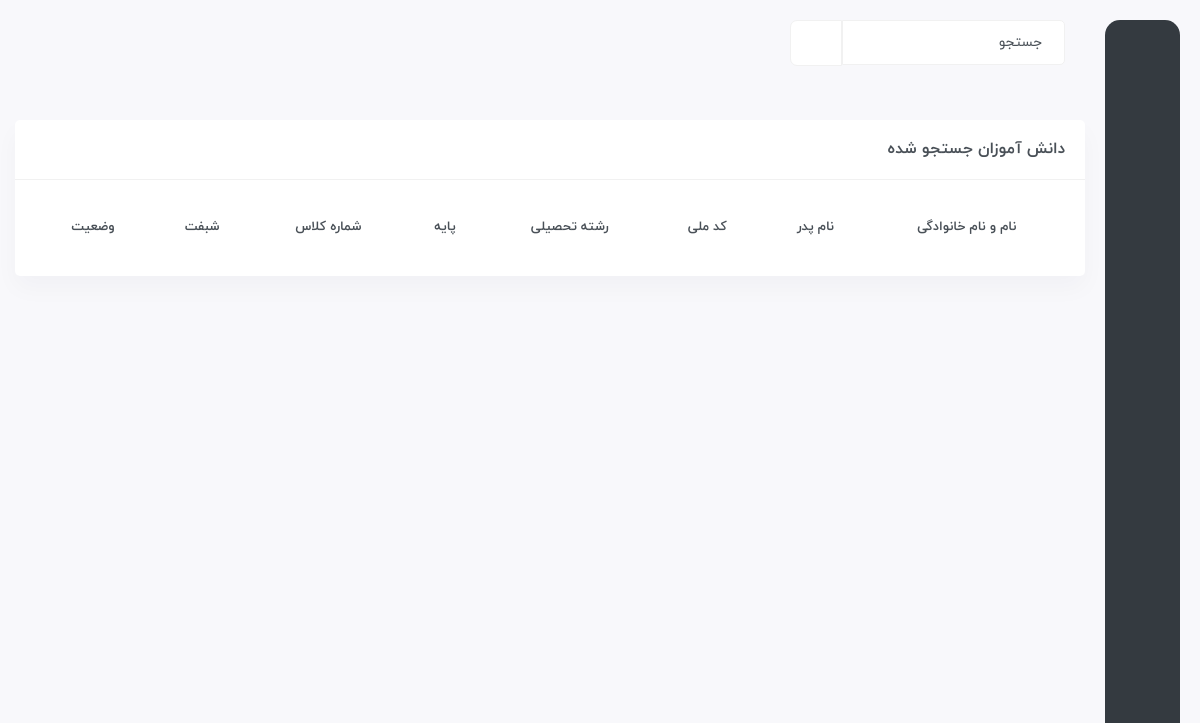
The page /search/ on the database as committed earlier.
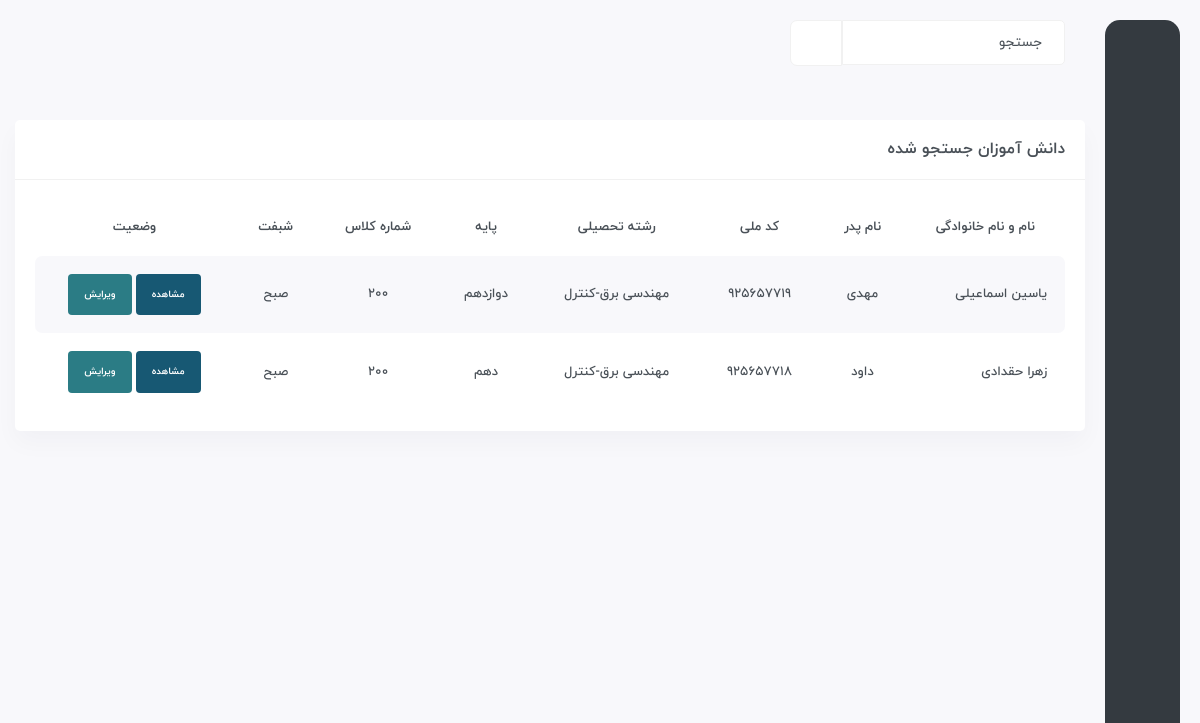
The same page on the database as committed later.
### Student/models.py (models this page shows, shortened)
class Student(models.Model):
    full_name = models.CharField(max_length=200)
    father_name = models.CharField(max_length=100)
    id_code = models.IntegerField(unique=True)
    class_id = models.ForeignKey(Class, on_delete=models.CASCADE)
    reshte = models.ForeignKey(Reshte, on_delete=models.CASCADE)
    level = models.CharField(choices=LEVEL, max_length=8)
    level_up = models.BooleanField(default=False)
    date = models.DateField()
    usn = models.CharField(primary_key=True, max_length=200)
    zang = models.BooleanField(choices=ZANG, null=True, blank=True)
    objects = Manager()
    def get_absolute_url(self):
        return reverse('student:student',args=[self.id_code])

class Reshte(models.Model):
    name = models.CharField(max_length=100)
    def __str__(self):
        return self.name

class Class(models.Model):
    number = models.IntegerField()
    shift = models.CharField(choices=SHIFT, max_length=3)

### Student/views.py (the view)
class SearchingView(generic.ListView):
    template_name = 'search.html'
    context_object_name = 'student_class_room'
    def get_queryset(self):
        query = self.request.GET.get('query')
        if query is not None:
            return models.Student.objects.get_searching(query)
        return models.Student.objects.all()

### Student/templates/search.html (shortened to what this page needs)
{% extends 'base.html' %}
{% block body %}
	<div id="main-wrapper">
	    <div class="content-body">
		<div class="container">
		    <div class="row">
			<div class="col-xxl-12">
			    <div class="card">
				<div class="card-header">
					<div>
						<h4 class="card-title">دانش آموزان جستجو شده</h4>
					</div>
				</div>
				<div class="card-body">
				    <div class="table-responsive">
					<table class="table table-striped responsive-table text-center">
					    <thead>
						<tr>
						    <th>نام و نام خانوادگی</th>
						    <th>نام پدر</th>
						    <th>کد ملی</th>
						    <th>رشته تحصیلی</th>
						    <th>پایه</th>
						    <th>شماره کلاس</th>
						    <th>شبفت</th>
						    <th>وضعیت</th>
						</tr>
					    </thead>
					    <tbody>
						{% for s in student_class_room %}
							<tr>
								<td><span class="danger-arrow">{{ s.full_name }}</span>
								</td>
								<td class="coin-name">
									{{ s.father_name }}
								</td>
								<td>
									{{ s.id_code }}
								</td>
								<td>{{ s.reshte }}</td>
								<td>{{ s.level }}</td>
								<td>{{ s.class_id.number }}</td>
								<td>{{ s.class_id.shift }}</td>
								<td>
									<div class="badge bg-primary p-3"><a href="{{ s.get_absolute_url }}" class="text-white">مشاهده</a></div>
									<div class="badge bg-warning p-3"><a href="{% url 'student:student-edit' s.full_name s.id_code %}" class="text-white">ویرایش</a></div>
								</td>
							</tr>
						{% endfor %}
					    </tbody>
					</table>
				    </div>
				</div>
			    </div>
			</div>
		    </div>
		</div>
	    </div>
	</div>
{% endblock %}

### Student/templates/base.html (shortened to what this page needs)
{% load static %}
<!DOCTYPE html>
<html lang="en">
<head>
	<link rel="stylesheet" type="text/css" href="{% static 'vendor/slick/slick.css' %}">
	<link rel="stylesheet" href="{% static 'css/style.css' %}">
	<link rel="stylesheet" href="{% static 'admin/jquery.ui.datepicker.jalali/themes/base/jquery-ui.min.css' %}">
    <link href="//cdn.bootcss.com/bootstrap-datetimepicker/4.17.44/css/bootstrap-datetimepicker.min.css" rel="stylesheet">
	<link rel="stylesheet" type="text/css" href="https://cdn.jsdelivr.net/npm/toastify-js/src/toastify.min.css">
</head>
<body dir="rtl">
	<div class="header">
		<div class="container">
		    <div class="row">
				<div class="col-xxl-12">
					<div class="header-content">
					<div class="header-left">
						<div class="search">
						<form action="/search/" method="GET">
							<div class="input-group">
							<input type="text" class="form-control" name="query" placeholder="جستجو">
							<button type="submit" class="input-group-text btn"><i class="icofont-search text-secondary"></i></button>
							</div>
						</form>
						</div>
					</div>
					<div class="header-right">
						<div class="dark-light-toggle" onclick="themeToggle()">
						<span class="dark"><i class="icofont-moon"></i></span>
						</div>
					</div>
					</div>
				</div>
		    </div>
		</div>
	</div>
	{% include 'sidebar.html' %}
    {% block body %}{% endblock %}
</body>
</html>

### Student/templates/sidebar.html (shortened to what this page needs)
{% load static %}
<div class="sidebar">
    <div class="brand-logo">
    </div>
    <div class="menu">
        <ul>
        <li>
            <a href="{% url 'student:index' %}" data-toggle="tooltip" data-placement="right" title="خانه">
            <span><i class="icofont-ui-home"></i></span>
            </a>
        </li>
        <li><a href="{% url 'account:update-user' request.user.id %}" data-toggle="tooltip" data-placement="right" title="اطلاعات کاربری">
            <span><i class="icofont-ui-edit"></i></span>
            </a>
        </li>
        <li><a href="{% url 'account:update-user' request.user.id %}" data-toggle="tooltip" data-placement="right" title="اطلاعات کاربری">
            <span><i class="icofont-ui-unlock"></i></span>
            </a>
        </li>
        <li class="logout"><a href="{% url 'account:logout' %}" data-toggle="tooltip" data-placement="right" title="خروج">
            <span><i class="icofont-ui-power"></i></span>
            </a>
        </li>
        </ul>
    </div>
</div>

Rows that differ between the two databases and show on the page:
added Student: full_name "یاسین اسماعیلی", father_name "مهدی", id_code "925657719", reshte "مهندسی برق-کنترل", level "دوازدهم", class_id.number "200", class_id.shift "صبح"
added Student: full_name "زهرا حقدادی", father_name "داود", id_code "925657718", reshte "مهندسی برق-کنترل", level "دهم", class_id.number "200", class_id.shift "صبح"
